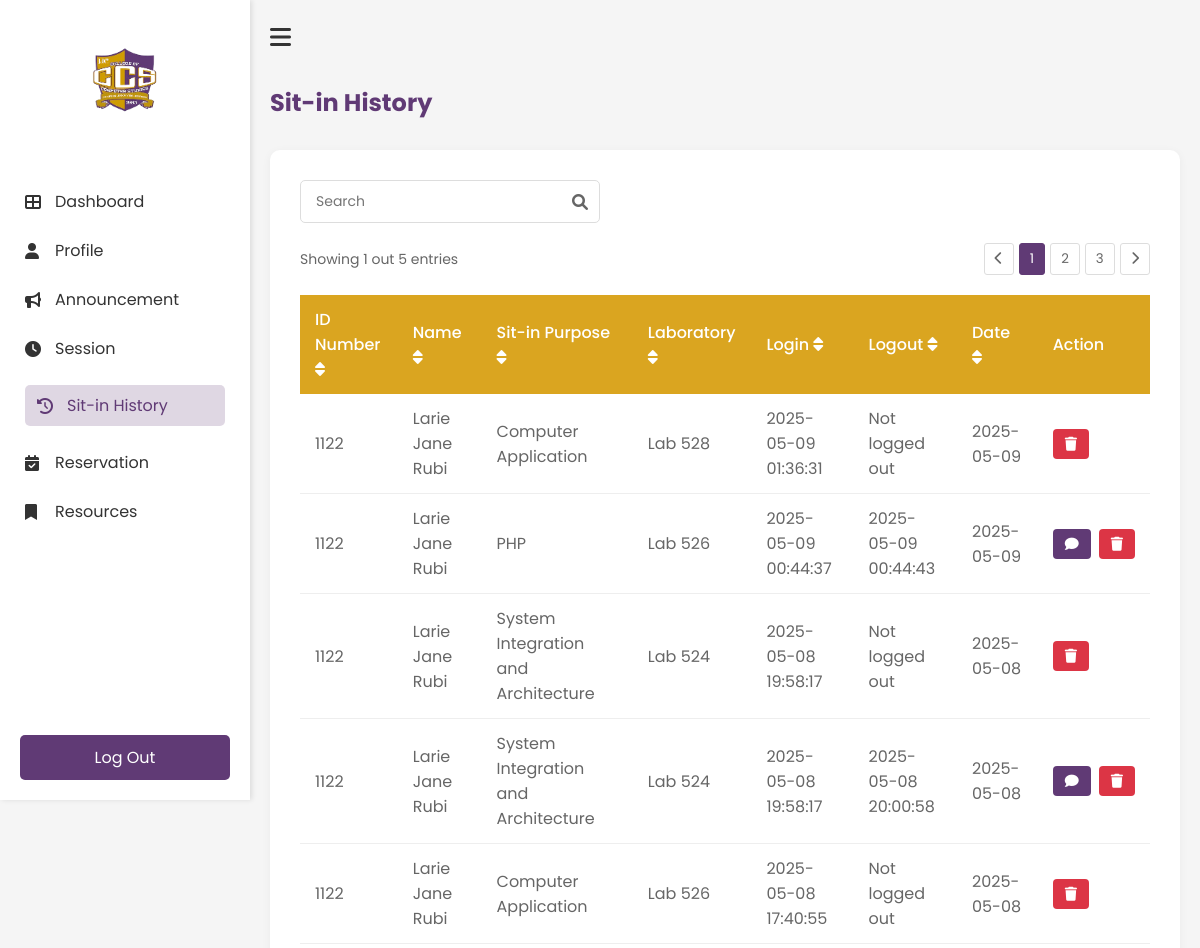
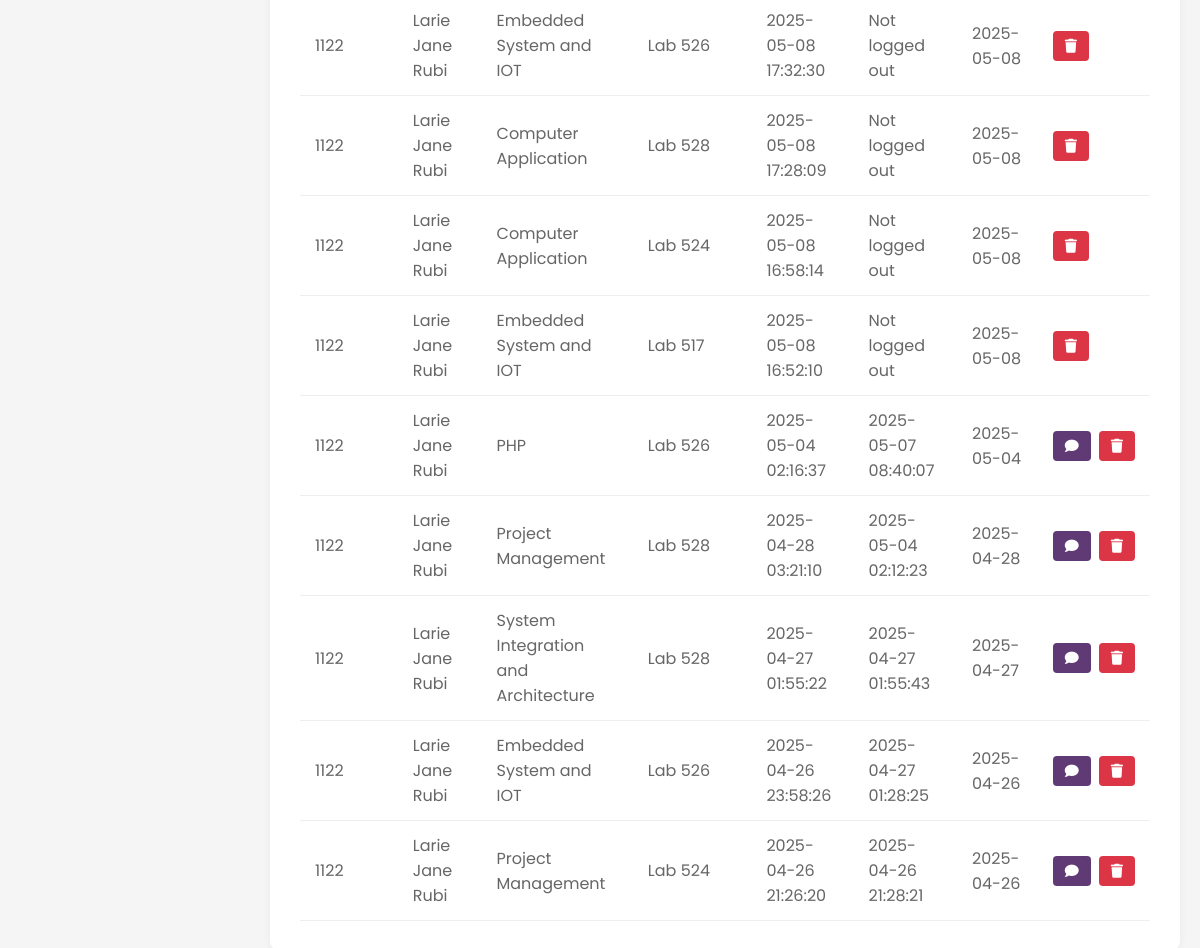
Page /History (signed in) on the committed database (2 pictures, top to bottom).
### tables this page shows
CREATE TABLE reservations (
                id INTEGER PRIMARY KEY AUTOINCREMENT,
                idno TEXT NOT NULL,
                purpose TEXT NOT NULL,
                lab TEXT NOT NULL,
                computer_number INTEGER NOT NULL,
                time_in DATETIME NOT NULL,
                time_out DATETIME,
                status TEXT DEFAULT 'Pending',
                requested_time DATETIME,
                FOREIGN KEY (idno) REFERENCES users(IDNO)
            );

### app.py (the view)
@app.route('/History')
def History():
    if 'username' not in session:
        return redirect(url_for('login'))
    history = get_user_history(session['student_id'])
    return render_template('student/history.html', history=history)

### templates/student/history.html (shortened to what this page needs)
<!DOCTYPE html>
<html lang="en">
    <head>
        <link rel="stylesheet" href="{{ url_for('static', filename='student/history.css') }}">
        <link rel="stylesheet" href="https://cdnjs.cloudflare.com/ajax/libs/font-awesome/6.0.0-beta3/css/all.min.css">
    </head>
    <body>
        <div class="history-container">
            <nav class="sidebar" id="sidebar">
                <div class="logo-container">
                    <img src="{{ url_for('static', filename='images/ccs.png') }}" alt="ccs logo" class="logo">
                </div>
                <ul class="nav-links">
                    <li><a href="{{ url_for('Dashboard') }}"><i class="fas fa-th-large"></i>Dashboard</a></li>
                    <li><a href="{{ url_for('Profile') }}"><i class="fas fa-user"></i>Profile</a></li>
                    <li><a href="{{ url_for('Announcement') }}"><i class="fas fa-bullhorn"></i>Announcement</a></li>
                    <li><a href="{{ url_for('Session') }}"><i class="fas fa-clock"></i>Session</a></li>
                    <li><a href="{{ url_for('History') }}" class="active"><i class="fas fa-history"></i>Sit-in History</a></li>
                    <li><a href="{{ url_for('Reservation') }}"><i class="fas fa-calendar-check"></i>Reservation</a></li>
                    <li><a href="{{ url_for('Resources') }}"><i class="fas fa-bookmark"></i>Resources</a></li>
                </ul>
                <div class="logout-section">
                    <a href="{{ url_for('logout') }}" class="logout-btn"></i>Log Out</a>
                </div>
            </nav>
            <main class="main-content">
                <div class="top-bar">
                    <button id="sidebar-toggle" class="hamburger-btn"><i class="fas fa-bars"></i></button>
                </div>
                <h1 class="header">Sit-in History</h1>
                <div class="history-card">
                    <div class="search-container">
                        <input type="text" id="searchInput" placeholder="Search" class="search-input">
                        <i class="fas fa-search search-icon"></i>
                    </div>
                    <div class="table-container">
                        <div class="pagination-top">
                            <span>Showing 1 out 5 entries</span>
                            <div class="pagination-controls">
                                <button class="page-btn"><i class="fas fa-chevron-left"></i></button>
                                <button class="page-btn active">1</button>
                                <button class="page-btn">2</button>
                                <button class="page-btn">3</button>
                                <button class="page-btn"><i class="fas fa-chevron-right"></i></button>
                            </div>
                        </div>
                <table class="history-table" id="historyTable">
                    <thead>
                        <tr>
                            <th onclick="sortTable(0)">ID Number <i class="fas fa-sort"></i></th>
                            <th onclick="sortTable(1)">Name <i class="fas fa-sort"></i></th>
                            <th onclick="sortTable(2)">Sit-in Purpose <i class="fas fa-sort"></i></th>
                            <th onclick="sortTable(3)">Laboratory <i class="fas fa-sort"></i></th>
                            <th onclick="sortTable(4)">Login <i class="fas fa-sort"></i></th>
                            <th onclick="sortTable(5)">Logout <i class="fas fa-sort"></i></th>
                            <th onclick="sortTable(6)">Date <i class="fas fa-sort"></i></th>
                            <th>Action</th>
                        </tr>
                    </thead>
                    <tbody>
                            {% for record in history %}
                            <tr data-id="{{ record.id }}">
                                <td>{{ record.idno }}</td>
                                <td>{{ record.name }}</td>
                                <td>{{ record.purpose }}</td>
                                <td>{{ record.laboratory }}</td>
                                <td>{{ record.login }}</td>
                                <td>{{ record.logout }}</td>
                                <td>{{ record.date }}</td>
                                <td>
                                    <div class="action-buttons">
                                        {% if record.status == 'Completed' %}
                                            <button class="feedback-btn" onclick="openFeedbackModal('{{ record.id }}')">
                                                <i class="fas fa-comment"></i>
                                            </button>
                                        {% endif %}
                                        <button class="delete-btn" onclick="deleteRecord('{{ record.id }}')">
                                            <i class="fas fa-trash"></i>
                                        </button>
                                    </div>
                                </td>
                            </tr>
                            {% endfor %}
                        </tbody>
                </table>
            </div>
        </div>
    </main>
    </body>
</html>

### static/student/history.css (style rules this page uses)
* { margin: 0; padding: 0; box-sizing: border-box; font-family: 'Poppins', sans-serif; }
body { background-color: #f5f5f5; }
.history-container { display: flex; min-height: 100vh; }
.history-card { background: white; border-radius: 10px; padding: 30px; box-shadow: 0 2px 10px rgba(0, 0, 0, 0.05); margin: 20px 0; }
.search-container { position: relative; margin-bottom: 20px; max-width: 300px; }
.search-input { width: 100%; padding: 10px 35px 10px 15px; border: 1px solid #ddd; border-radius: 5px; font-size: 14px; }
.search-icon { position: absolute; right: 12px; top: 50%; transform: translateY(-50%); color: #666; }
.table-container { overflow-x: auto; }
.pagination-top { display: flex; justify-content: space-between; align-items: center; margin-bottom: 20px; color: #666; font-size: 14px; }
.pagination-controls { display: flex; gap: 5px; }
.page-btn { padding: 5px 10px; border: 1px solid #ddd; background: white; border-radius: 3px; cursor: pointer; color: #666; }
.page-btn.active { background-color: #603A75; color: white; border-color: #603A75; }
.history-table { width: 100%; border-collapse: collapse; margin-top: 10px; }
.history-table th { background-color: #DAA520; color: white; text-align: left; padding: 12px 15px; font-weight: 500; }
.history-table td { padding: 12px 15px; border-bottom: 1px solid #eee; color: #666; }
.sidebar { width: 250px; height: 100vh; position: fixed; left: 0; top: 0; background-color: white; padding: 20px 0; transition: all 0.3s ease; box-shadow: 2px 0 5px rgba(0, 0, 0, 0.1); z-index: 1000; }
.main-content { margin-left: 250px; transition: all 0.3s ease; width: calc(100% - 250px); padding: 20px; }
.main-content { flex: 1; padding: 20px; transition: all 0.3s ease; }
.top-bar { display: flex; align-items: center; margin-bottom: 30px; }
.hamburger-btn { background: none; border: none; font-size: 24px; cursor: pointer; margin-right: 15px; color: #333; }
.logo-container { text-align: center; padding: 20px 0; }
.logo { width: 80px; height: auto; }
.nav-links { list-style: none; padding: 0; margin-top: 30px; }
.nav-links li { padding: 12px 25px; }
.nav-links li a { color: #333; text-decoration: none; display: flex; align-items: center; transition: 0.3s; }
.nav-links li a:hover, .nav-links li a.active { padding: 8px 12px; border-radius: 5px; color: #603A75; background-color: rgba(96, 58, 117, 0.2); }
.nav-links li a i { margin-right: 10px; width: 20px; }
.nav-links li a:hover, .nav-links li a.active { color: #603A75; }
.logout-section { position: absolute; bottom: 20px; width: 100%; padding: 0 20px; }
.logout-btn { display: block; width: 100%; padding: 10px; background-color: #603A75; color: white; text-align: center; text-decoration: none; border-radius: 5px; transition: 0.3s; }
.main-content h1 { color: #603A75; margin-bottom: 30px; font-size: 24px; }
.feedback-btn { background-color: #603A75; color: white; border: none; padding: 8px 12px; border-radius: 4px; cursor: pointer; font-family: 'Poppins', sans-serif; display: flex; align-items: center; gap: 5px; }
.feedback-btn i { font-size: 14px; }
.action-buttons { display: flex; gap: 8px; }
.delete-btn { background-color: #dc3545; color: white; border: none; padding: 8px 12px; border-radius: 4px; cursor: pointer; font-family: 'Poppins', sans-serif; display: flex; align-items: center; }
.delete-btn i { font-size: 14px; }

### rows in the picture
reservations: idno "1122", name "Larie Jane Rubi", purpose "Computer Application", laboratory "Lab 528", login "2025-05-09 01:36:31", logout "Not logged out", date "2025-05-09"
reservations: idno "1122", name "Larie Jane Rubi", purpose "PHP", laboratory "Lab 526", login "2025-05-09 00:44:37", logout "2025-05-09 00:44:43", date "2025-05-09"
reservations: idno "1122", name "Larie Jane Rubi", purpose "System Integration and Architecture", laboratory "Lab 524", login "2025-05-08 19:58:17", logout "Not logged out", date "2025-05-08"
reservations: idno "1122", name "Larie Jane Rubi", purpose "System Integration and Architecture", laboratory "Lab 524", login "2025-05-08 19:58:17", logout "2025-05-08 20:00:58", date "2025-05-08"
reservations: idno "1122", name "Larie Jane Rubi", purpose "Computer Application", laboratory "Lab 526", login "2025-05-08 17:40:55", logout "Not logged out", date "2025-05-08"
reservations: idno "1122", name "Larie Jane Rubi", purpose "Embedded System and IOT", laboratory "Lab 526", login "2025-05-08 17:32:30", logout "Not logged out", date "2025-05-08"
reservations: idno "1122", name "Larie Jane Rubi", purpose "Computer Application", laboratory "Lab 528", login "2025-05-08 17:28:09", logout "Not logged out", date "2025-05-08"
reservations: idno "1122", name "Larie Jane Rubi", purpose "Computer Application", laboratory "Lab 524", login "2025-05-08 16:58:14", logout "Not logged out", date "2025-05-08"
reservations: idno "1122", name "Larie Jane Rubi", purpose "Embedded System and IOT", laboratory "Lab 517", login "2025-05-08 16:52:10", logout "Not logged out", date "2025-05-08"
reservations: idno "1122", name "Larie Jane Rubi", purpose "PHP", laboratory "Lab 526", login "2025-05-04 02:16:37", logout "2025-05-07 08:40:07", date "2025-05-04"
reservations: idno "1122", name "Larie Jane Rubi", purpose "Project Management", laboratory "Lab 528", login "2025-04-28 03:21:10", logout "2025-05-04 02:12:23", date "2025-04-28"
reservations: idno "1122", name "Larie Jane Rubi", purpose "System Integration and Architecture", laboratory "Lab 528", login "2025-04-27 01:55:22", logout "2025-04-27 01:55:43", date "2025-04-27"
reservations: idno "1122", name "Larie Jane Rubi", purpose "Embedded System and IOT", laboratory "Lab 526", login "2025-04-26 23:58:26", logout "2025-04-27 01:28:25", date "2025-04-26"
reservations: idno "1122", name "Larie Jane Rubi", purpose "Project Management", laboratory "Lab 524", login "2025-04-26 21:26:20", logout "2025-04-26 21:28:21", date "2025-04-26"
